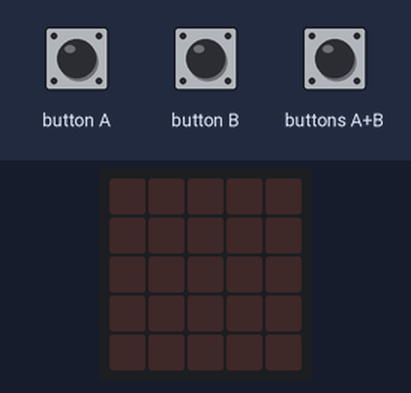
A program run on a simulated BBC micro:bit (MakeCode). Shown: the board's 5×5 LED display. The test bench sets the inputs (shaded band). Random numbers come from a fixed seed.

Above: at 1.2 s.
1.3 s: button A pressed for 0.15 s
At 2.3 s:
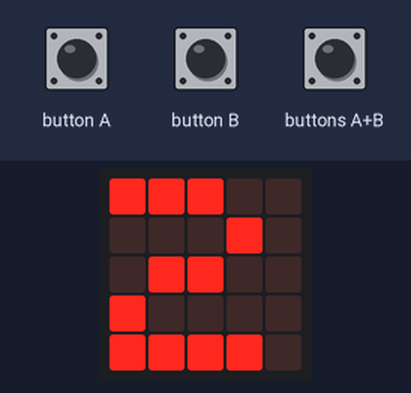
2.9 s: button B pressed for 0.15 s
At 3.5 s:
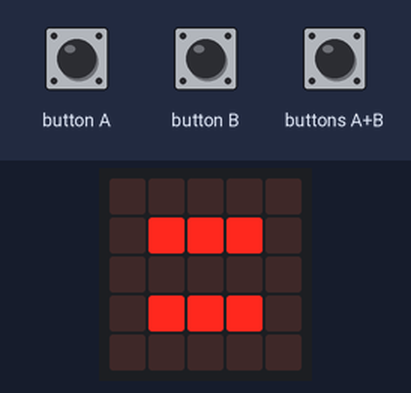
4.5 s: button A pressed for 0.15 s
At 5.9 s:
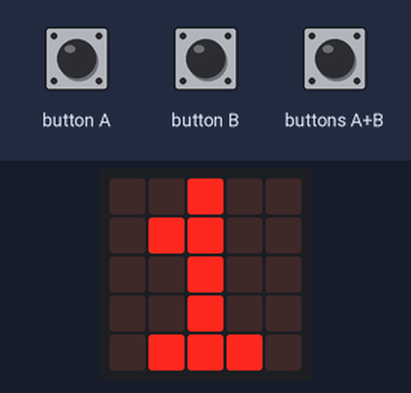
7.6 s: button B pressed for 0.15 s
10.7 s: button B pressed 2 times (0.12 s each, 0.3 s apart)
At 15.4 s:
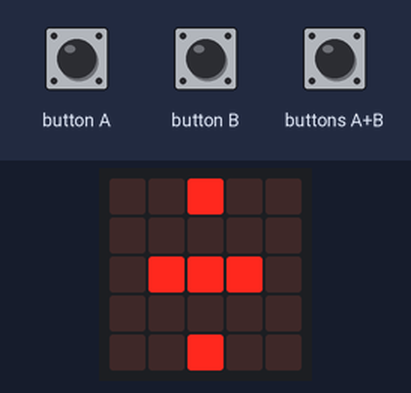
Timing chart, 0 to 16.9 s (numbered marks = the images above; inputs shaded):
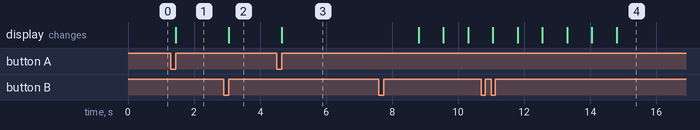

The program:

main.ts
```typescript
input.onButtonPressed(Button.AB, function () {
    αποτέλεσμα = 0
})
input.onButtonPressed(Button.A, function () {
    ψηφίο = randint(0, 9)
    basic.showString("" + (ψηφίο))
})
input.onButtonPressed(Button.B, function () {
    επιλογήτελεστή = randint(0, 4)
    if (επιλογήτελεστή == 0) {
        basic.showString("" + (τελεστής[0]))
        αποτέλεσμα = αποτέλεσμα + ψηφίο
    }
    if (επιλογήτελεστή == 1) {
        basic.showString("" + (τελεστής[1]))
        αποτέλεσμα = αποτέλεσμα - ψηφίο
    }
    if (επιλογήτελεστή == 2) {
        basic.showString("" + (τελεστής[2]))
        αποτέλεσμα = αποτέλεσμα * ψηφίο
    }
    if (επιλογήτελεστή == 3) {
        basic.showLeds(`
            . . # . .
            . . . . .
            . # # # .
            . . . . .
            . . # . .
            `)
        αποτέλεσμα = αποτέλεσμα / ψηφίο
    }
    if (επιλογήτελεστή == 4) {
        basic.showString("" + (τελεστής[4]))
        αποτέλεσμα = αποτέλεσμα
        basic.pause(5000)
        for (let index = 0; index < 3; index++) {
            basic.showString("=")
            basic.showNumber(αποτέλεσμα)
        }
    }
})
let επιλογήτελεστή = 0
let ψηφίο = 0
let αποτέλεσμα = 0
let τελεστής: string[] = []
τελεστής = [
"+",
"-",
"*",
":",
"="
]
αποτέλεσμα = 0
```

test.ts
```typescript
// οι δοκιμές πηγαίνουν εδώ, δεν θα γίνει εκτέλεση όταν αυτό το πακέτο χρησιμοποιηθεί ως επέκταση.
```

Measured:
- after the input at 1.3 s, the display: changes after 0.15 s (image 1)
- after the input at 2.9 s, the display: changes after 0.15 s (image 2)
- after the input at 4.5 s, the display: changes after 0.15 s (image 3)
